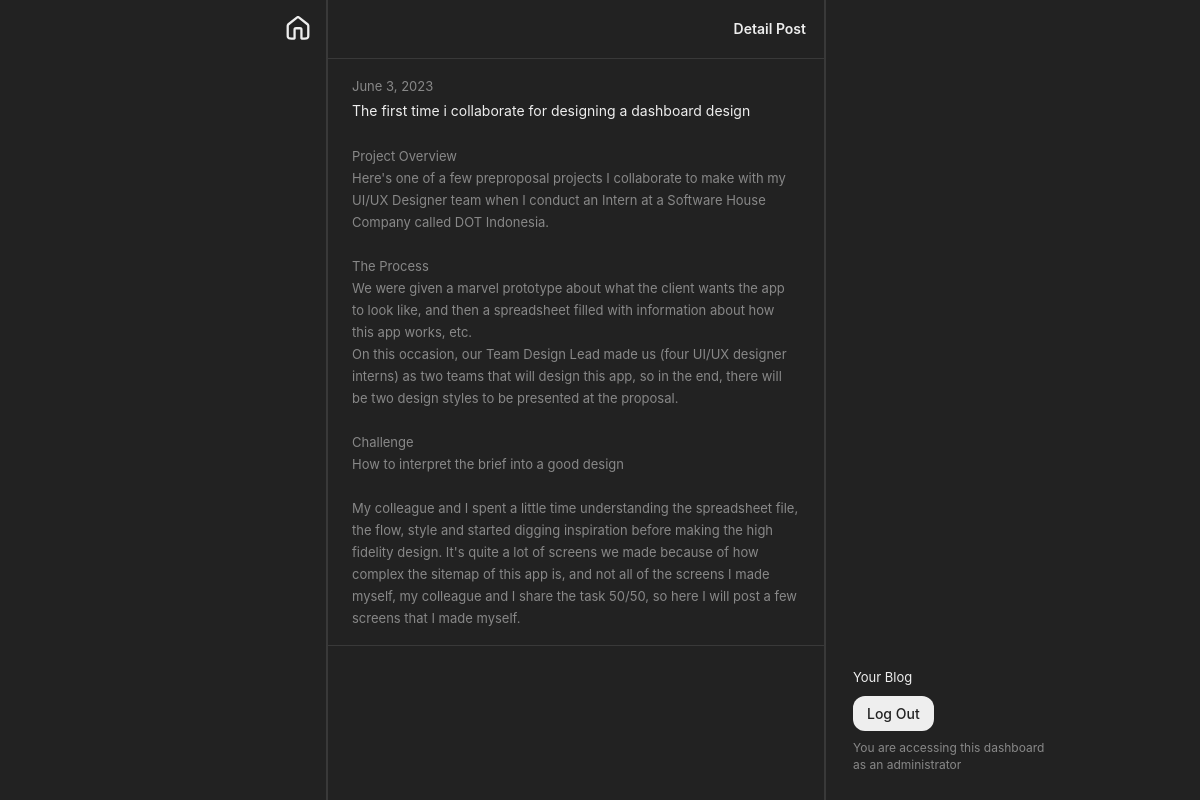
Page /post_detail_admin.php?id=3 on the committed database.
### tables this page shows
CREATE TABLE `posts` (
  `id` int(11) NOT NULL,
  `title` varchar(255) NOT NULL,
  `content` longtext NOT NULL,
  `created_at` datetime NOT NULL DEFAULT current_timestamp()
);

### post_detail_admin.php (the view, shortened to what this page needs)
<?php
include 'db.php';
$id = $_GET['id'];
$stmt = $conn->prepare("SELECT * FROM posts WHERE id = ?");
$stmt->bind_param("i", $id);
$stmt->execute();
$result = $stmt->get_result();
$row = $result->fetch_assoc();
?>
<!DOCTYPE html>
<html>
<head>
    <link href="styles.css" rel="stylesheet">
</head>
<body>
    <div class="wrapper">
        <div class="left">
            <div class="left-container">
            <a href="dashboard.php" style="text-decoration: none; color: inherit; cursor: pointer;" class="haptic">
</a>
            </div>
        </div>
        <div class="middle middle-border">
            <div class="content middle-border">
                <div class="tulisan-my-blog">
<span class="heading-bold">Detail Post</span>
                </div>
                <div class="post-list height-detail">
                    <div class="post post-column">
                    <span class="post-list-desc"><?php echo date("F j, Y", strtotime($row['created_at'])); ?></span>
                        <span class="post-list-title" style="margin-bottom: 20px;"><?php echo $row['title']; ?></span>
                        <span class="post-list-desc"><?php echo nl2br(htmlspecialchars($row['content'], ENT_QUOTES, 'UTF-8')); ?></span>
                    </div>
                </div>
            </div>
        </div>
        <div class="right">
      <div class="content right-container">
        <div class="right-box">
          <span class="above-button">Your Blog</span>
          <a href="logout.php">
            <button class="login-button">
              <span id="loginBtn">Log Out</span>
            </button>
          </a>
          <span class="below-button">You are accessing this dashboard<br />as an administrator</span>
        </div>
      </div>
    </div>
    </div>

### styles.css (style rules this page uses)
button { background: none; color: inherit; border: none; padding: 0; font: inherit; cursor: pointer; outline: inherit; }
* { box-sizing: border-box; }
body { font-family: "Inter", system-ui, -apple-system, BlinkMacSystemFont, 'Segoe UI', Roboto, Oxygen, Ubuntu, Cantarell, 'Open Sans', 'Helvetica Neue', sans-serif; font-style: normal; margin: 0; margin-left: 9vw; padding: 0; display: flex; justify-content: center; align-items: center; height: 100vh; background-color: #222222; }
.wrapper { display: flex; justify-content: space-between; width: 55%; height: 100%; }
.left, .right, .middle { display: flex; height: 100%; }
.left { align-items: flex-start; flex: 0 1 auto; }
.right { align-items: flex-end; flex: 0 1 auto; min-width: 250px; }
.middle { align-items: flex-start; justify-content: center; flex: 1; min-width: 500px; max-width: 500px; }
.left-container { display: flex; flex-direction: column; align-items: center; padding: 16px; gap: 32px; align-self: flex-start; }
.content { width: 100%; }
a { color: #eeeeee; text-decoration: none; }
.heading-bold { font-weight: 600; font-size: 14px; line-height: 22px; display: flex; align-items: center; color: #eeeeee; }
.post-list-title { font-weight: 400; font-size: 14px; line-height: 28px; display: flex; align-items: center; color: #eeeeee; }
.post-list-desc { font-weight: 400; font-size: 13px; line-height: 22px; display: flex; align-items: center; color: #888888; }
.post { box-sizing: border-box; display: flex; justify-content: space-between; align-items: start; padding: 16px 24px; border-bottom: 1px solid rgba(255, 255, 255, 0.1); }
.post-column { flex-direction: column; }
.tulisan-my-blog { box-sizing: border-box; display: flex; flex-direction: row; align-items: center; justify-content: space-between; padding: 18px; gap: 25.36px; border-bottom: 1px solid rgba(255, 255, 255, 0.1); }
.middle-border { border-width: 0px 1px; border-style: solid; border-color: rgba(255, 255, 255, 0.1); }
.right-container { display: flex; flex-direction: column; justify-content: flex-end; align-items: flex-start; padding: 27px; gap: 11px; align-self: flex-end; }
.right-box { display: flex; flex-direction: column; align-items: flex-start; padding: 0px; gap: 8px; }
.below-button { font-weight: 400; font-size: 12px; line-height: 17px; display: flex; align-items: center; color: #888888; }
.above-button { font-weight: 400; font-size: 13px; line-height: 22px; display: flex; align-items: center; color: #eeeeee; }
.login-button { display: flex; flex-direction: row; align-items: flex-start; padding: 9px 14px; background: #eeeeee; border-radius: 12px; }
#loginBtn { font-weight: 500; font-size: 14px; line-height: 17px; display: flex; align-items: center; text-align: center; color: #222222; }
.icon-home { width: 24px; height: 24px; }
.post-list { overflow-y: auto; scrollbar-color: #222222 #222222; scrollbar-width: thin; }
.height-detail { height: 93.5vh; }
.tulisan-my-blog { position: sticky; top: 0; }
@media screen and (max-width: 1250px) { body { font-family: "Inter", system-ui, -apple-system, BlinkMacSystemFont, 'Segoe UI', Roboto, Oxygen, Ubuntu, Cantarell, 'Open Sans', 'Helvetica Neue', sans-serif; font-style: normal; margin: 0; padding: 0; display: flex; justify-content: space-around; align-items: center; height: 100vh; background-color: #222222; } }

### rows in the picture
posts: created_at "June 3, 2023", title "The first time i collaborate for designing a dashboard design", content "Project Overview Here's one of a few preproposal projects I collaborate to make with my UI/UX Designer team when I conduct an Intern at a Software House Company called DOT Indonesia. The Process We were given a marvel prototype about what the client wants the app to look like, and then a spreadsheet filled with information about how this app works, etc. On this occasion, our Team Design Lead made us (four UI/UX designer interns) as two teams that will design this app, so in the end, there will be two design styles to be presented at the proposal. Challenge How to interpret the brief into a good design My colleague and I spent a little time understanding the spreadsheet file, the flow, style…"
